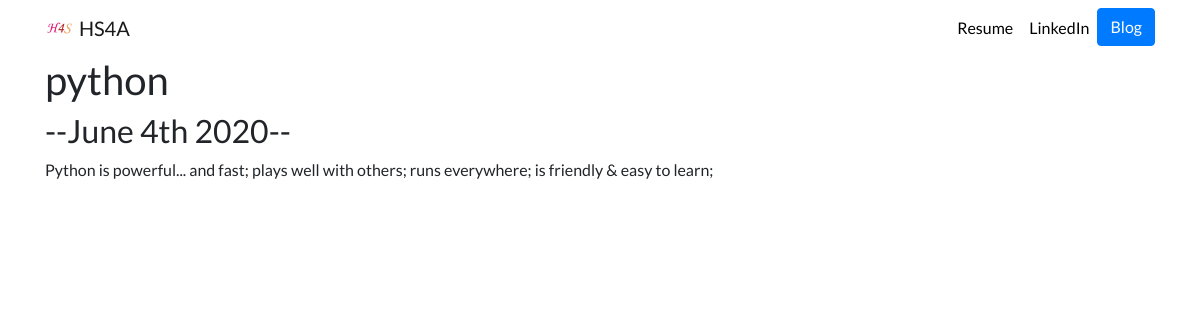
The app's page /blog/2/ with its own data.
### blog/models.py (models this page shows, shortened)
class Blog(models.Model):
    title = models.CharField(max_length=200)
    description = models.TextField()
    date=models.DateField()

### blog/views.py (the view)
# urls.py: path('<int:blog_id>/',views.detail,name='detail'),
def detail(request,blog_id):
    blog=get_object_or_404(Blog,pk=blog_id)
    return render(request,'blog/detail.html',{'blog':blog})

### blog/templates/blog/detail.html
{% extends 'portfolio/base.html' %}
{% block content %}
<h1>{{ blog.title}}</h1>
<h2>--{{ blog.date|date:'F jS Y'}}--</h2>
{{ blog.description|safe}}
{% endblock %}

### portfolio_p/static/portfolio/custom.css (style rules this page uses)
body { font-family: 'Lato', sans-serif; }

### records on screen
Blog: title "python", date "June 4th 2020", description "Python is powerful... and fast; plays well with others; runs everywhere; is friendly & easy to learn;"
